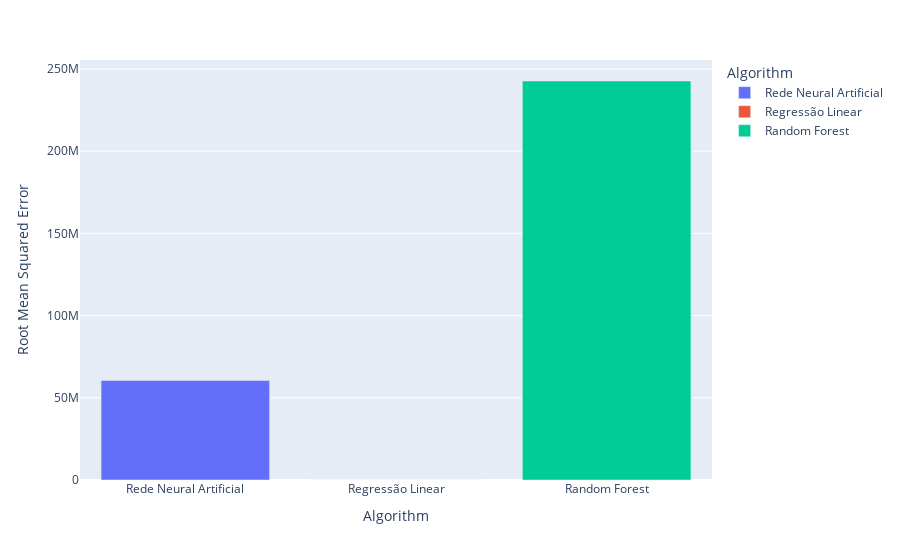

The cell this chart's notebook holds for it:
### Markdown cell above
### Raiz do Erro Quadrático Médio (RMSE)

A visualização da Raiz do Erro Quadrático Médio (Root Mean Squared Error - RMSE) mostra a diferença entre os valores preditos e os observados no modelo.

a função pode ser descrita por: $RMSE = \sqrt{\frac{1}{n} \sum_{i=1}^{n} (y_i - \hat{y}_i)^2}$

### Code cell
metrics_df = pd.DataFrame(data=[
    ['Rede Neural Artificial', np.mean(mlp_rmse_values)],
    ['Regressão Linear', np.mean(rl_rmse_values)],
    ['Random Forest', np.mean(rf_rmse_values)]
  ],
  columns=['Algorithm', 'Root Mean Squared Error']
)
fig = px.bar(metrics_df, x='Algorithm', y='Root Mean Squared Error', color='Algorithm')
fig.show()

### Figure 1 — Plotly figure (JSON) as saved in the notebook; plotly's stock layout.template omitted (floating-point values rounded to 4 significant figures)
{"data": [{"alignmentgroup": "True", "hovertemplate": "Algorithm=%{x}<br>Root Mean Squared Error=%{y}<extra></extra>", "legendgroup": "Rede Neural Artificial", "marker": {"color": "#636efa", "pattern": {"shape": ""}}, "name": "Rede Neural Artificial", "offsetgroup": "Rede Neural Artificial", "orientation": "v", "showlegend": true, "textposition": "auto", "type": "bar", "x": ["Rede Neural Artificial"], "xaxis": "x", "y": [60530000.0], "yaxis": "y"}, {"alignmentgroup": "True", "hovertemplate": "Algorithm=%{x}<br>Root Mean Squared Error=%{y}<extra></extra>", "legendgroup": "Regressão Linear", "marker": {"color": "#EF553B", "pattern": {"shape": ""}}, "name": "Regressão Linear", "offsetgroup": "Regressão Linear", "orientation": "v", "showlegend": true, "textposition": "auto", "type": "bar", "x": ["Regressão Linear"], "xaxis": "x", "y": [1.413e-09], "yaxis": "y"}, {"alignmentgroup": "True", "hovertemplate": "Algorithm=%{x}<br>Root Mean Squared Error=%{y}<extra></extra>", "legendgroup": "Random Forest", "marker": {"color": "#00cc96", "pattern": {"shape": ""}}, "name": "Random Forest", "offsetgroup": "Random Forest", "orientation": "v", "showlegend": true, "textposition": "auto", "type": "bar", "x": ["Random Forest"], "xaxis": "x", "y": [242700000.0], "yaxis": "y"}], "layout": {"barmode": "relative", "legend": {"title": {"text": "Algorithm"}, "tracegroupgap": 0}, "margin": {"t": 60}, "xaxis": {"anchor": "y", "categoryarray": ["Rede Neural Artificial", "Regressão Linear", "Random Forest"], "categoryorder": "array", "domain": [0, 1], "title": {"text": "Algorithm"}}, "yaxis": {"anchor": "x", "domain": [0, 1], "title": {"text": "Root Mean Squared Error"}}}}
